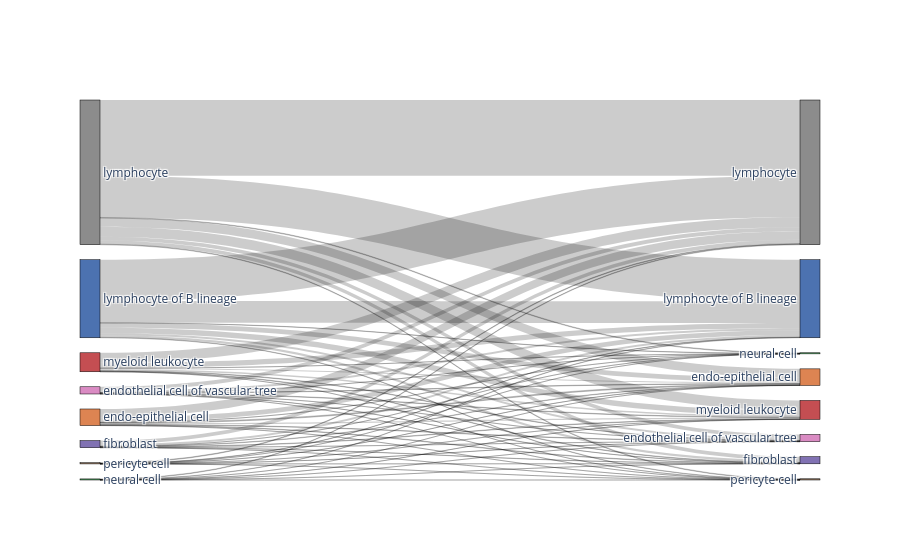
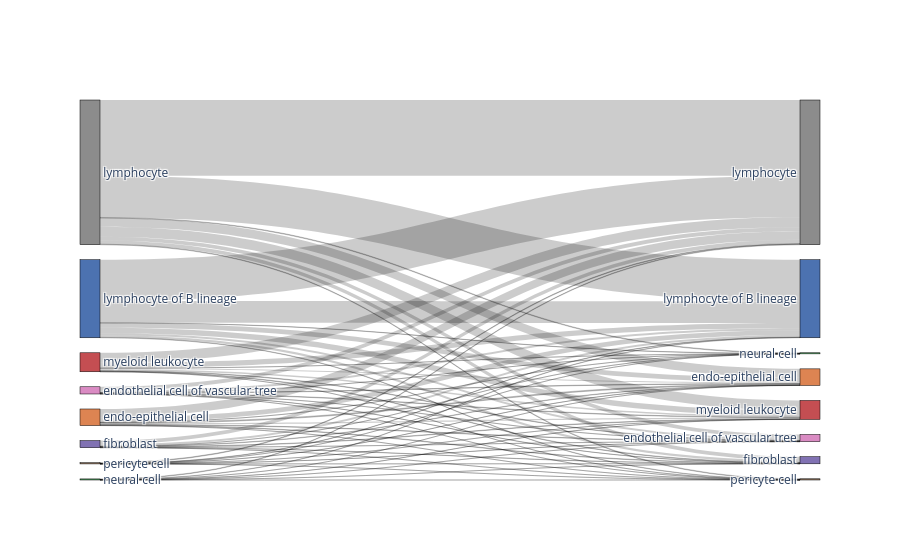

The cell these charts' notebook holds for them, in order:
### Code cell
# Compare to random assignment
import random
random.seed(1)
adata_predicted.obs['random_labeling'] = list(adata_predicted.obs[celltype_test].sample(frac=1))

bc.tl.report(
    adata_pred=adata_predicted,
    celltype=celltype_test, 
    method="compare_to_random_" + method, 
    analysis_name=analysis_name,
    train_datasets = adata_trains,
    test_dataset = adata_orig,
    merge = merge,
    name_prediction="random_labeling",
    name_report="compare_to_random_auto_annot", 
    use_raw=use_raw,
    remove_nonshared=True, 
    clustering='leiden', 
    asymmetric_matrix=True, 
    delimiter='\t', 
    verbose=True)

### Figure 1 — Plotly figure (JSON) as saved in the notebook; plotly's stock layout.template omitted (floating-point values rounded to 4 significant figures)
{"data": [{"link": {"source": [0, 0, 0, 0, 0, 0, 0, 0, 3, 3, 3, 3, 3, 3, 3, 3, 7, 7, 7, 7, 7, 7, 7, 7, 1, 1, 1, 1, 1, 1, 1, 1, 5, 5, 5, 5, 5, 5, 5, 5, 2, 2, 2, 2, 2, 2, 2, 2, 4, 4, 4, 4, 4, 4, 4, 4, 6, 6, 6, 6, 6, 6, 6], "target": [11, 12, 10, 13, 8, 9, 14, 15, 11, 12, 10, 13, 8, 9, 14, 15, 11, 12, 10, 13, 8, 9, 14, 15, 11, 12, 10, 13, 8, 9, 14, 15, 11, 12, 10, 13, 8, 9, 14, 15, 11, 12, 10, 13, 8, 9, 14, 15, 11, 12, 10, 13, 8, 9, 14, 15, 11, 12, 10, 13, 8, 9, 15], "value": [17142, 9425, 809, 2229, 1986, 870, 143, 133, 837, 468, 52, 113, 92, 38, 5, 8, 144, 75, 4, 22, 18, 7, 1, 1, 9362, 4900, 470, 1230, 1072, 469, 61, 88, 2281, 1198, 116, 299, 256, 113, 17, 16, 897, 435, 33, 112, 107, 37, 4, 8, 1950, 1077, 120, 270, 214, 93, 14, 16, 124, 74, 9, 21, 9, 6, 2]}, "node": {"color": ["#8c8c8c", "#4c72b0", "#da8bc3", "#8172b3", "#dd8452", "#c44e52", "#55a868", "#937860", "#dd8452", "#da8bc3", "#8172b3", "#8c8c8c", "#4c72b0", "#c44e52", "#55a868", "#937860"], "label": ["lymphocyte", "lymphocyte of B lineage", "endothelial cell of vascular tree", "fibroblast", "endo-epithelial cell", "myeloid leukocyte", "neural cell", "pericyte cell", "endo-epithelial cell", "endothelial cell of vascular tree", "fibroblast", "lymphocyte", "lymphocyte of B lineage", "myeloid leukocyte", "neural cell", "pericyte cell"], "line": {"color": "black", "width": 0.5}, "pad": 15, "thickness": 20}, "type": "sankey"}], "layout": {}}

### Figure 2 — Plotly figure (JSON) as saved in the notebook; plotly's stock layout.template omitted (floating-point values rounded to 4 significant figures)
{"data": [{"link": {"source": [0, 0, 0, 0, 0, 0, 0, 0, 3, 3, 3, 3, 3, 3, 3, 3, 7, 7, 7, 7, 7, 7, 7, 7, 1, 1, 1, 1, 1, 1, 1, 1, 5, 5, 5, 5, 5, 5, 5, 5, 2, 2, 2, 2, 2, 2, 2, 2, 4, 4, 4, 4, 4, 4, 4, 4, 6, 6, 6, 6, 6, 6, 6], "target": [11, 12, 10, 13, 8, 9, 14, 15, 11, 12, 10, 13, 8, 9, 14, 15, 11, 12, 10, 13, 8, 9, 14, 15, 11, 12, 10, 13, 8, 9, 14, 15, 11, 12, 10, 13, 8, 9, 14, 15, 11, 12, 10, 13, 8, 9, 14, 15, 11, 12, 10, 13, 8, 9, 14, 15, 11, 12, 10, 13, 8, 9, 15], "value": [17142, 9425, 809, 2229, 1986, 870, 143, 133, 837, 468, 52, 113, 92, 38, 5, 8, 144, 75, 4, 22, 18, 7, 1, 1, 9362, 4900, 470, 1230, 1072, 469, 61, 88, 2281, 1198, 116, 299, 256, 113, 17, 16, 897, 435, 33, 112, 107, 37, 4, 8, 1950, 1077, 120, 270, 214, 93, 14, 16, 124, 74, 9, 21, 9, 6, 2]}, "node": {"color": ["#8c8c8c", "#4c72b0", "#da8bc3", "#8172b3", "#dd8452", "#c44e52", "#55a868", "#937860", "#dd8452", "#da8bc3", "#8172b3", "#8c8c8c", "#4c72b0", "#c44e52", "#55a868", "#937860"], "label": ["lymphocyte", "lymphocyte of B lineage", "endothelial cell of vascular tree", "fibroblast", "endo-epithelial cell", "myeloid leukocyte", "neural cell", "pericyte cell", "endo-epithelial cell", "endothelial cell of vascular tree", "fibroblast", "lymphocyte", "lymphocyte of B lineage", "myeloid leukocyte", "neural cell", "pericyte cell"], "line": {"color": "black", "width": 0.5}, "pad": 15, "thickness": 20}, "type": "sankey"}], "layout": {}}
